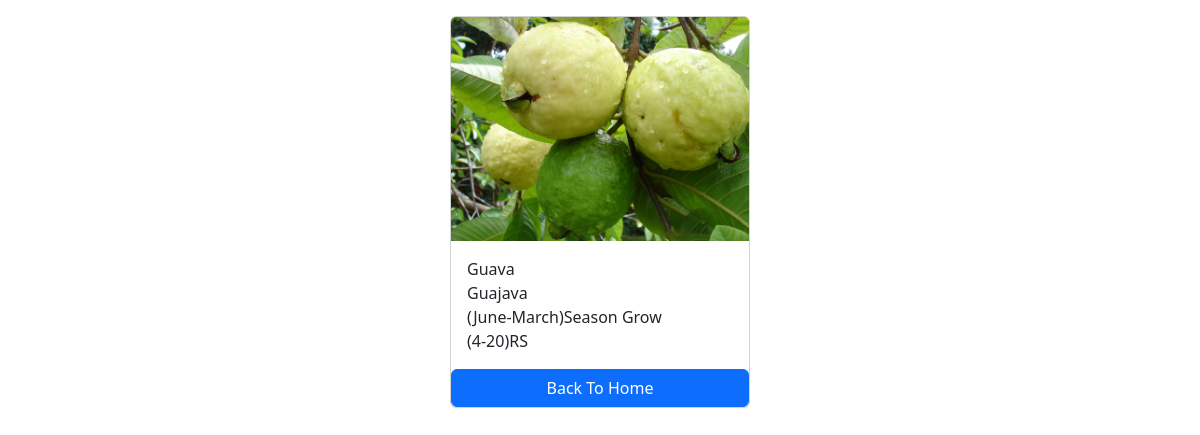
The page /frutys/4/ on the database its author committed.
### market/models.py (models this page shows)
class Fruty(models.Model):
    full_name=models.CharField(max_length=100)
    photo=models.ImageField(upload_to='images')
    scientific_name=models.CharField(max_length=100)
    season_name=models.CharField(max_length=100)
    cost=models.CharField(max_length=100)

### market/views.py (the view)
# urls.py: path('<int:pk>/',views.fruty_detail,name='fruty_detail')
def fruty_detail(request,pk):
    fruty=get_object_or_404(Fruty,pk=pk)
    context={
        'fruty':fruty,
    }
    return render(request,'fruty_detail.html',context)

### templates/fruty_detail.html (shortened to what this page needs)
<!DOCTYPE html>
<html lang="en">
<head>
    <link href="https://cdn.jsdelivr.net/npm/bootstrap@5.3.3/dist/css/bootstrap.min.css" rel="stylesheet">
</head>
<body>
    <div class="container mt-3">
        <div class="card mx-auto" style="width:300px">
            <img src="{{fruty.photo.url}}" class="card-img-top">
            <div class="card-body">
                   <p class="card-text m-0">{{fruty.full_name}}</p>
                   <p class="card-text m-0">{{fruty.scientific_name}}</p>
                   <p class="card-text m-0">{{fruty.season_name}}</p>
                   <p class="card-text m-0">{{fruty.cost}}</p>
            </div>
            <a href="{% url "home" %}" class="btn btn-primary">Back To Home</a>
        </div>
    </div>
</body>
</html>

### rows shown on the page
Fruty: photo (picture), full_name "Guava", scientific_name "Guajava", season_name "(June-March)Season Grow", cost "(4-20)RS"
